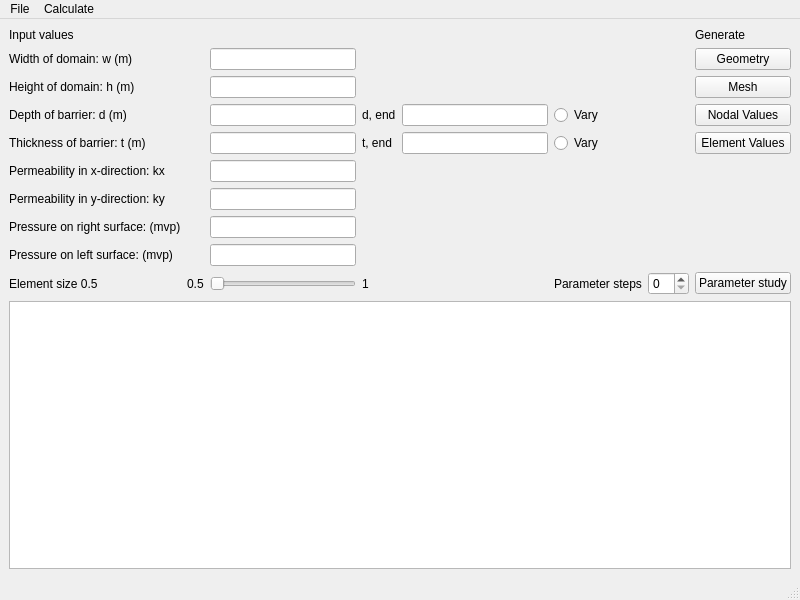
<?xml version="1.0" encoding="UTF-8"?>
<ui version="4.0">
 <class>GroundwaterflowCalculator</class>
 <widget class="QMainWindow" name="GroundwaterflowCalculator">
  <property name="geometry">
   <rect>
    <x>0</x>
    <y>0</y>
    <width>800</width>
    <height>600</height>
   </rect>
  </property>
  <property name="windowTitle">
   <string>Groundwater Flow Calculator</string>
  </property>
  <widget class="QWidget" name="centralwidget">
   <layout class="QVBoxLayout" name="verticalLayout">
    <item>
     <layout class="QGridLayout" name="gridLayout">
      <item row="3" column="4">
       <widget class="QLineEdit" name="dEndEdit"/>
      </item>
      <item row="4" column="0">
       <widget class="QLabel" name="t_label">
        <property name="text">
         <string>Thickness of barrier: t (m)</string>
        </property>
       </widget>
      </item>
      <item row="3" column="0">
       <widget class="QLabel" name="d_label">
        <property name="text">
         <string>Depth of barrier: d (m)</string>
        </property>
       </widget>
      </item>
      <item row="1" column="7">
       <widget class="QPushButton" name="show_geometry_button">
        <property name="text">
         <string>Geometry</string>
        </property>
       </widget>
      </item>
      <item row="8" column="0">
       <widget class="QLabel" name="left_bc_label">
        <property name="text">
         <string>Pressure on left surface: (mvp)</string>
        </property>
       </widget>
      </item>
      <item row="1" column="0">
       <widget class="QLabel" name="w_label">
        <property name="text">
         <string>Width of domain: w (m)</string>
        </property>
       </widget>
      </item>
      <item row="9" column="3">
       <widget class="QLabel" name="label_4">
        <property name="text">
         <string>1</string>
        </property>
       </widget>
      </item>
      <item row="4" column="2">
       <widget class="QLineEdit" name="t_text"/>
      </item>
      <item row="7" column="2">
       <widget class="QLineEdit" name="right_bc_text"/>
      </item>
      <item row="3" column="3">
       <widget class="QLabel" name="label">
        <property name="text">
         <string>d, end</string>
        </property>
       </widget>
      </item>
      <item row="5" column="2">
       <widget class="QLineEdit" name="kx_text"/>
      </item>
      <item row="3" column="2">
       <widget class="QLineEdit" name="d_text"/>
      </item>
      <item row="9" column="6">
       <widget class="QSpinBox" name="paramStep"/>
      </item>
      <item row="3" column="5">
       <widget class="QRadioButton" name="paramVaryDRadio">
        <property name="text">
         <string>Vary</string>
        </property>
       </widget>
      </item>
      <item row="4" column="4">
       <widget class="QLineEdit" name="tEndEdit"/>
      </item>
      <item row="5" column="0">
       <widget class="QLabel" name="kx_label">
        <property name="text">
         <string>Permeability in x-direction: kx</string>
        </property>
       </widget>
      </item>
      <item row="6" column="0">
       <widget class="QLabel" name="ky_label">
        <property name="text">
         <string>Permeability in y-direction: ky</string>
        </property>
       </widget>
      </item>
      <item row="4" column="7">
       <widget class="QPushButton" name="show_element_values_button">
        <property name="text">
         <string>Element Values</string>
        </property>
       </widget>
      </item>
      <item row="9" column="7">
       <widget class="QPushButton" name="paramButton">
        <property name="text">
         <string>Parameter study</string>
        </property>
       </widget>
      </item>
      <item row="3" column="7">
       <widget class="QPushButton" name="show_nodal_values_button">
        <property name="text">
         <string>Nodal Values</string>
        </property>
       </widget>
      </item>
      <item row="9" column="0">
       <widget class="QLabel" name="element_size_label">
        <property name="text">
         <string>Element size 0.5</string>
        </property>
       </widget>
      </item>
      <item row="9" column="5">
       <widget class="QLabel" name="label_2">
        <property name="text">
         <string>Parameter steps</string>
        </property>
       </widget>
      </item>
      <item row="8" column="2">
       <widget class="QLineEdit" name="left_bc_text"/>
      </item>
      <item row="6" column="2">
       <widget class="QLineEdit" name="ky_text"/>
      </item>
      <item row="1" column="2">
       <widget class="QLineEdit" name="w_text"/>
      </item>
      <item row="4" column="3">
       <widget class="QLabel" name="label_3">
        <property name="text">
         <string>t, end</string>
        </property>
       </widget>
      </item>
      <item row="0" column="0">
       <widget class="QLabel" name="input_values_label">
        <property name="text">
         <string>Input values</string>
        </property>
       </widget>
      </item>
      <item row="7" column="0">
       <widget class="QLabel" name="right_bc_label">
        <property name="text">
         <string>Pressure on right surface: (mvp)</string>
        </property>
       </widget>
      </item>
      <item row="2" column="7">
       <widget class="QPushButton" name="show_mesh_button">
        <property name="text">
         <string>Mesh</string>
        </property>
       </widget>
      </item>
      <item row="2" column="0">
       <widget class="QLabel" name="h_label">
        <property name="text">
         <string>Height of domain: h (m)</string>
        </property>
       </widget>
      </item>
      <item row="9" column="2">
       <widget class="QSlider" name="element_size_slider">
        <property name="orientation">
         <enum>Qt::Orientation::Horizontal</enum>
        </property>
       </widget>
      </item>
      <item row="0" column="7">
       <widget class="QLabel" name="generation_label">
        <property name="text">
         <string>Generate</string>
        </property>
       </widget>
      </item>
      <item row="4" column="5">
       <widget class="QRadioButton" name="paramVaryTRadio">
        <property name="text">
         <string>Vary</string>
        </property>
       </widget>
      </item>
      <item row="2" column="2">
       <widget class="QLineEdit" name="h_text"/>
      </item>
      <item row="9" column="1">
       <widget class="QLabel" name="label_5">
        <property name="text">
         <string>0.5</string>
        </property>
       </widget>
      </item>
     </layout>
    </item>
    <item>
     <widget class="QPlainTextEdit" name="plainTextEdit"/>
    </item>
   </layout>
  </widget>
  <widget class="QMenuBar" name="menubar">
   <property name="geometry">
    <rect>
     <x>0</x>
     <y>0</y>
     <width>800</width>
     <height>24</height>
    </rect>
   </property>
   <widget class="QMenu" name="menu_file">
    <property name="title">
     <string>File</string>
    </property>
    <addaction name="new_action"/>
    <addaction name="open_action"/>
    <addaction name="save_action"/>
    <addaction name="save_as_action"/>
    <addaction name="exit_action"/>
   </widget>
   <widget class="QMenu" name="menu_calculate">
    <property name="title">
     <string>Calculate</string>
    </property>
    <addaction name="execute_action"/>
   </widget>
   <addaction name="menu_file"/>
   <addaction name="menu_calculate"/>
  </widget>
  <widget class="QStatusBar" name="statusbar"/>
  <action name="new_action">
   <property name="text">
    <string>New</string>
   </property>
  </action>
  <action name="open_action">
   <property name="text">
    <string>Open</string>
   </property>
  </action>
  <action name="save_action">
   <property name="text">
    <string>Save</string>
   </property>
  </action>
  <action name="save_as_action">
   <property name="text">
    <string>Save as ...</string>
   </property>
  </action>
  <action name="exit_action">
   <property name="text">
    <string>Exit</string>
   </property>
  </action>
  <action name="execute_action">
   <property name="text">
    <string>Execute</string>
   </property>
  </action>
 </widget>
 <resources/>
 <connections/>
</ui>
